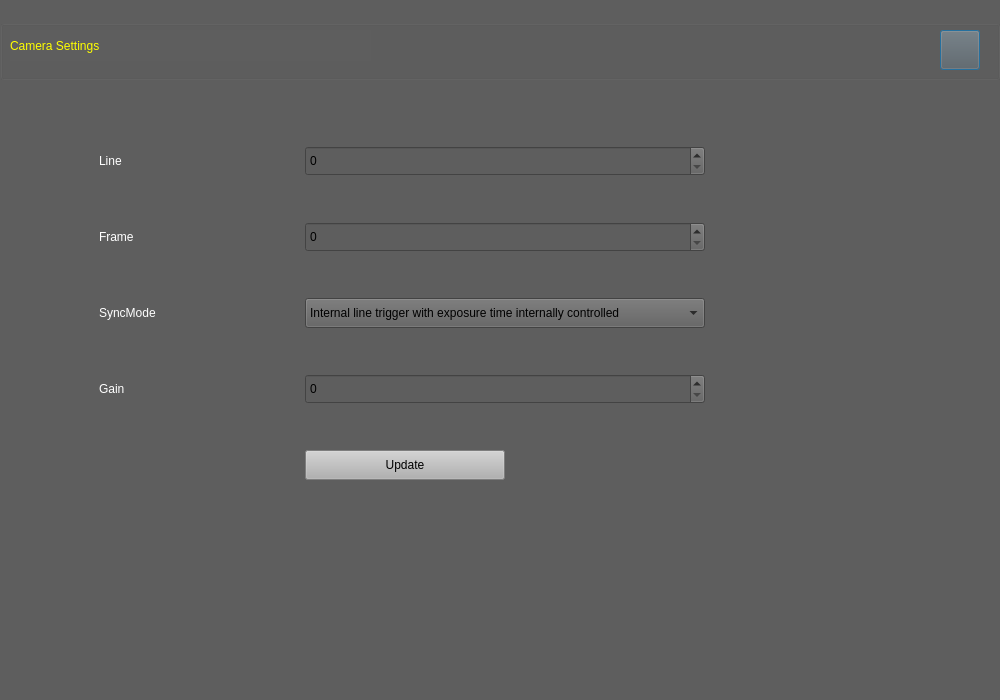
<?xml version="1.0" encoding="UTF-8"?>
<ui version="4.0">
 <class>Dialog</class>
 <widget class="QDialog" name="Dialog">
  <property name="geometry">
   <rect>
    <x>0</x>
    <y>0</y>
    <width>1000</width>
    <height>700</height>
   </rect>
  </property>
  <property name="windowTitle">
   <string>Dialog</string>
  </property>
  <property name="styleSheet">
   <string notr="true">background-color: rgb(94, 94, 94);</string>
  </property>
  <widget class="QGroupBox" name="groupBox">
   <property name="geometry">
    <rect>
     <x>0</x>
     <y>20</y>
     <width>1000</width>
     <height>60</height>
    </rect>
   </property>
   <property name="minimumSize">
    <size>
     <width>1000</width>
     <height>60</height>
    </size>
   </property>
   <property name="maximumSize">
    <size>
     <width>1000</width>
     <height>60</height>
    </size>
   </property>
   <property name="styleSheet">
    <string notr="true"/>
   </property>
   <property name="title">
    <string/>
   </property>
   <widget class="QLabel" name="label_4">
    <property name="geometry">
     <rect>
      <x>10</x>
      <y>10</y>
      <width>361</width>
      <height>31</height>
     </rect>
    </property>
    <property name="styleSheet">
     <string notr="true">font: 75 36pt &quot;Times New Roman&quot;;
color: rgb(255, 255, 0);</string>
    </property>
    <property name="text">
     <string>Camera Settings</string>
    </property>
   </widget>
   <widget class="QPushButton" name="pushButton_Back">
    <property name="geometry">
     <rect>
      <x>940</x>
      <y>10</y>
      <width>40</width>
      <height>40</height>
     </rect>
    </property>
    <property name="text">
     <string/>
    </property>
    <property name="icon">
     <iconset resource="IntensityProfile.qrc">
      <normaloff>:/newPrefix/images.jpg</normaloff>:/newPrefix/images.jpg</iconset>
    </property>
    <property name="iconSize">
     <size>
      <width>40</width>
      <height>40</height>
     </size>
    </property>
   </widget>
  </widget>
  <widget class="QWidget" name="layoutWidget_2">
   <property name="geometry">
    <rect>
     <x>30</x>
     <y>100</y>
     <width>740</width>
     <height>520</height>
    </rect>
   </property>
   <layout class="QGridLayout" name="gridLayout_8">
    <property name="sizeConstraint">
     <enum>QLayout::SetFixedSize</enum>
    </property>
    <property name="leftMargin">
     <number>29</number>
    </property>
    <property name="topMargin">
     <number>6</number>
    </property>
    <property name="rightMargin">
     <number>13</number>
    </property>
    <property name="bottomMargin">
     <number>18</number>
    </property>
    <item row="7" column="1">
     <widget class="QLabel" name="label_Gain">
      <property name="minimumSize">
       <size>
        <width>200</width>
        <height>30</height>
       </size>
      </property>
      <property name="styleSheet">
       <string notr="true">font: 75 14pt &quot;Times New Roman&quot;;
color: rgb(255, 255, 255);</string>
      </property>
      <property name="text">
       <string>Gain</string>
      </property>
     </widget>
    </item>
    <item row="6" column="2">
     <spacer name="verticalSpacer_7">
      <property name="orientation">
       <enum>Qt::Vertical</enum>
      </property>
      <property name="sizeType">
       <enum>QSizePolicy::Preferred</enum>
      </property>
      <property name="sizeHint" stdset="0">
       <size>
        <width>20</width>
        <height>40</height>
       </size>
      </property>
     </spacer>
    </item>
    <item row="3" column="2" alignment="Qt::AlignLeft">
     <widget class="QSpinBox" name="Frame">
      <property name="minimumSize">
       <size>
        <width>400</width>
        <height>30</height>
       </size>
      </property>
      <property name="maximum">
       <number>10000</number>
      </property>
      <property name="singleStep">
       <number>100</number>
      </property>
     </widget>
    </item>
    <item row="5" column="2" alignment="Qt::AlignLeft">
     <widget class="QComboBox" name="SyncMode">
      <property name="minimumSize">
       <size>
        <width>400</width>
        <height>30</height>
       </size>
      </property>
      <property name="maximumSize">
       <size>
        <width>400</width>
        <height>30</height>
       </size>
      </property>
      <property name="styleSheet">
       <string notr="true">font: 75 10pt &quot;Times New Roman&quot;;</string>
      </property>
      <item>
       <property name="text">
        <string>Internal line trigger with exposure time internally controlled</string>
       </property>
      </item>
      <item>
       <property name="text">
        <string>Internal line trigger with maximum exposure time</string>
       </property>
      </item>
      <item>
       <property name="text">
        <string>external line trigger with programmable exposure time</string>
       </property>
      </item>
      <item>
       <property name="text">
        <string>external line trigger with maximum exposure time</string>
       </property>
      </item>
      <item>
       <property name="text">
        <string>external mixed line and trigger with programmable exposure time</string>
       </property>
      </item>
      <item>
       <property name="text">
        <string>external mixed line and frame trigger with maximum exposure time</string>
       </property>
      </item>
      <item>
       <property name="text">
        <string>external frame trigger with programmable exposure time and internal line trigger</string>
       </property>
      </item>
      <item>
       <property name="text">
        <string>external frame trigger with maximum exposure time and internal line trigger</string>
       </property>
      </item>
      <item>
       <property name="text">
        <string/>
       </property>
      </item>
     </widget>
    </item>
    <item row="7" column="2" alignment="Qt::AlignLeft">
     <widget class="QSpinBox" name="Gain">
      <property name="minimumSize">
       <size>
        <width>400</width>
        <height>30</height>
       </size>
      </property>
      <property name="maximumSize">
       <size>
        <width>400</width>
        <height>30</height>
       </size>
      </property>
     </widget>
    </item>
    <item row="8" column="2">
     <spacer name="verticalSpacer_8">
      <property name="orientation">
       <enum>Qt::Vertical</enum>
      </property>
      <property name="sizeType">
       <enum>QSizePolicy::Preferred</enum>
      </property>
      <property name="sizeHint" stdset="0">
       <size>
        <width>20</width>
        <height>40</height>
       </size>
      </property>
     </spacer>
    </item>
    <item row="3" column="4">
     <spacer name="horizontalSpacer_7">
      <property name="orientation">
       <enum>Qt::Horizontal</enum>
      </property>
      <property name="sizeHint" stdset="0">
       <size>
        <width>40</width>
        <height>20</height>
       </size>
      </property>
     </spacer>
    </item>
    <item row="4" column="2">
     <spacer name="verticalSpacer_6">
      <property name="orientation">
       <enum>Qt::Vertical</enum>
      </property>
      <property name="sizeType">
       <enum>QSizePolicy::Preferred</enum>
      </property>
      <property name="sizeHint" stdset="0">
       <size>
        <width>20</width>
        <height>40</height>
       </size>
      </property>
     </spacer>
    </item>
    <item row="9" column="2">
     <widget class="QPushButton" name="pushButton_Update">
      <property name="minimumSize">
       <size>
        <width>200</width>
        <height>30</height>
       </size>
      </property>
      <property name="maximumSize">
       <size>
        <width>200</width>
        <height>30</height>
       </size>
      </property>
      <property name="focusPolicy">
       <enum>Qt::WheelFocus</enum>
      </property>
      <property name="styleSheet">
       <string notr="true">background-color: rgb(177, 177, 177);
font: 75 14pt &quot;Times New Roman&quot;;
</string>
      </property>
      <property name="text">
       <string>Update</string>
      </property>
     </widget>
    </item>
    <item row="5" column="1">
     <widget class="QLabel" name="label_SyncMode">
      <property name="minimumSize">
       <size>
        <width>200</width>
        <height>30</height>
       </size>
      </property>
      <property name="maximumSize">
       <size>
        <width>200</width>
        <height>30</height>
       </size>
      </property>
      <property name="styleSheet">
       <string notr="true">font: 75 14pt &quot;Times New Roman&quot;;
color: rgb(255, 255, 255);</string>
      </property>
      <property name="text">
       <string>SyncMode</string>
      </property>
     </widget>
    </item>
    <item row="1" column="4">
     <spacer name="horizontalSpacer">
      <property name="orientation">
       <enum>Qt::Horizontal</enum>
      </property>
      <property name="sizeType">
       <enum>QSizePolicy::Minimum</enum>
      </property>
      <property name="sizeHint" stdset="0">
       <size>
        <width>20</width>
        <height>20</height>
       </size>
      </property>
     </spacer>
    </item>
    <item row="1" column="1" alignment="Qt::AlignHCenter|Qt::AlignTop">
     <widget class="QLabel" name="label_Line">
      <property name="minimumSize">
       <size>
        <width>200</width>
        <height>30</height>
       </size>
      </property>
      <property name="maximumSize">
       <size>
        <width>200</width>
        <height>30</height>
       </size>
      </property>
      <property name="styleSheet">
       <string notr="true">font: 75 14pt &quot;Times New Roman&quot;;
color: rgb(255, 255, 255);
</string>
      </property>
      <property name="text">
       <string>Line</string>
      </property>
     </widget>
    </item>
    <item row="3" column="1" alignment="Qt::AlignRight">
     <widget class="QLabel" name="label_Frame">
      <property name="minimumSize">
       <size>
        <width>200</width>
        <height>30</height>
       </size>
      </property>
      <property name="maximumSize">
       <size>
        <width>200</width>
        <height>30</height>
       </size>
      </property>
      <property name="styleSheet">
       <string notr="true">font: 75 14pt &quot;Times New Roman&quot;;
color: rgb(255, 255, 255);</string>
      </property>
      <property name="text">
       <string>Frame</string>
      </property>
     </widget>
    </item>
    <item row="2" column="2">
     <spacer name="verticalSpacer_5">
      <property name="orientation">
       <enum>Qt::Vertical</enum>
      </property>
      <property name="sizeType">
       <enum>QSizePolicy::Minimum</enum>
      </property>
      <property name="sizeHint" stdset="0">
       <size>
        <width>20</width>
        <height>40</height>
       </size>
      </property>
     </spacer>
    </item>
    <item row="1" column="2" alignment="Qt::AlignLeft">
     <widget class="QSpinBox" name="Line">
      <property name="minimumSize">
       <size>
        <width>400</width>
        <height>30</height>
       </size>
      </property>
      <property name="maximumSize">
       <size>
        <width>400</width>
        <height>30</height>
       </size>
      </property>
      <property name="maximum">
       <number>20000</number>
      </property>
      <property name="singleStep">
       <number>500</number>
      </property>
     </widget>
    </item>
    <item row="10" column="2">
     <spacer name="verticalSpacer_4">
      <property name="orientation">
       <enum>Qt::Vertical</enum>
      </property>
      <property name="sizeType">
       <enum>QSizePolicy::Preferred</enum>
      </property>
      <property name="sizeHint" stdset="0">
       <size>
        <width>20</width>
        <height>40</height>
       </size>
      </property>
     </spacer>
    </item>
    <item row="0" column="4">
     <spacer name="verticalSpacer">
      <property name="orientation">
       <enum>Qt::Vertical</enum>
      </property>
      <property name="sizeHint" stdset="0">
       <size>
        <width>20</width>
        <height>40</height>
       </size>
      </property>
     </spacer>
    </item>
    <item row="3" column="0">
     <spacer name="horizontalSpacer_6">
      <property name="orientation">
       <enum>Qt::Horizontal</enum>
      </property>
      <property name="sizeHint" stdset="0">
       <size>
        <width>40</width>
        <height>20</height>
       </size>
      </property>
     </spacer>
    </item>
    <item row="11" column="4">
     <spacer name="verticalSpacer_2">
      <property name="orientation">
       <enum>Qt::Vertical</enum>
      </property>
      <property name="sizeHint" stdset="0">
       <size>
        <width>20</width>
        <height>40</height>
       </size>
      </property>
     </spacer>
    </item>
   </layout>
  </widget>
 </widget>
 <resources>
  <include location="IntensityProfile.qrc"/>
 </resources>
 <connections/>
</ui>
